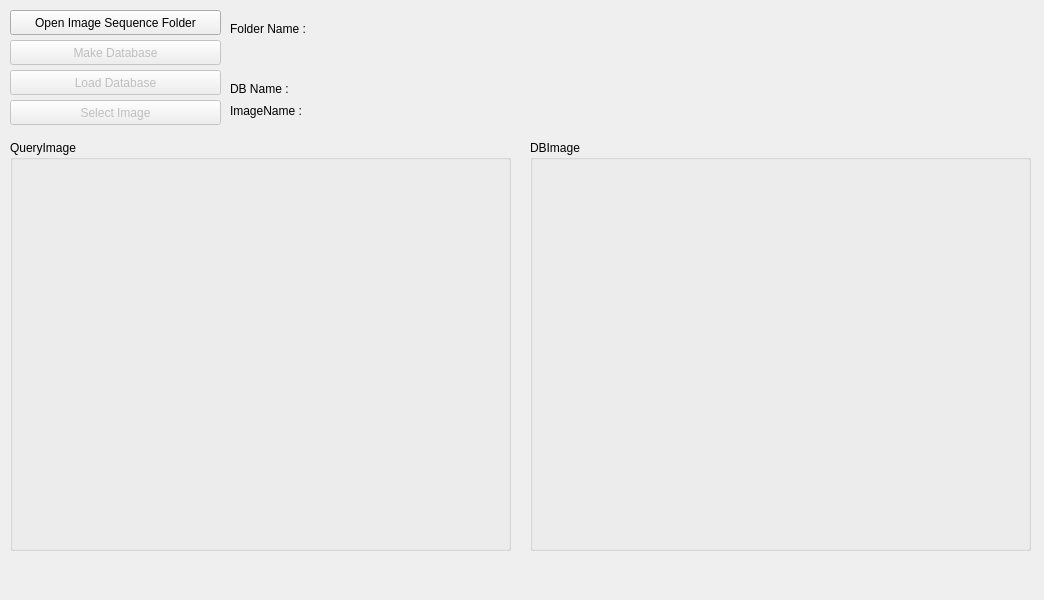
<?xml version="1.0" encoding="UTF-8"?>
<ui version="4.0">
 <class>MainWindow</class>
 <widget class="QMainWindow" name="MainWindow">
  <property name="windowModality">
   <enum>Qt::NonModal</enum>
  </property>
  <property name="geometry">
   <rect>
    <x>0</x>
    <y>0</y>
    <width>1044</width>
    <height>600</height>
   </rect>
  </property>
  <property name="windowTitle">
   <string>PlaceRecognition</string>
  </property>
  <widget class="QWidget" name="centralwidget">
   <widget class="QPushButton" name="buttonOpenSeq">
    <property name="geometry">
     <rect>
      <x>10</x>
      <y>10</y>
      <width>211</width>
      <height>25</height>
     </rect>
    </property>
    <property name="text">
     <string>Open Image Sequence Folder</string>
    </property>
   </widget>
   <widget class="QPushButton" name="buttonMakeDB">
    <property name="enabled">
     <bool>false</bool>
    </property>
    <property name="geometry">
     <rect>
      <x>10</x>
      <y>40</y>
      <width>211</width>
      <height>25</height>
     </rect>
    </property>
    <property name="text">
     <string>Make Database</string>
    </property>
   </widget>
   <widget class="QPushButton" name="buttonSelectQuery">
    <property name="enabled">
     <bool>false</bool>
    </property>
    <property name="geometry">
     <rect>
      <x>10</x>
      <y>100</y>
      <width>211</width>
      <height>25</height>
     </rect>
    </property>
    <property name="text">
     <string>Select Image</string>
    </property>
   </widget>
   <widget class="QLabel" name="label">
    <property name="geometry">
     <rect>
      <x>230</x>
      <y>20</y>
      <width>101</width>
      <height>17</height>
     </rect>
    </property>
    <property name="text">
     <string>Folder Name :</string>
    </property>
   </widget>
   <widget class="QPushButton" name="buttonLoadDB">
    <property name="enabled">
     <bool>false</bool>
    </property>
    <property name="geometry">
     <rect>
      <x>10</x>
      <y>70</y>
      <width>211</width>
      <height>25</height>
     </rect>
    </property>
    <property name="text">
     <string>Load Database</string>
    </property>
   </widget>
   <widget class="QLabel" name="label_2">
    <property name="geometry">
     <rect>
      <x>230</x>
      <y>80</y>
      <width>101</width>
      <height>17</height>
     </rect>
    </property>
    <property name="text">
     <string>DB Name : </string>
    </property>
   </widget>
   <widget class="QLabel" name="label_3">
    <property name="geometry">
     <rect>
      <x>230</x>
      <y>102</y>
      <width>101</width>
      <height>17</height>
     </rect>
    </property>
    <property name="text">
     <string>ImageName :</string>
    </property>
   </widget>
   <widget class="QLabel" name="labelSeqPath">
    <property name="geometry">
     <rect>
      <x>330</x>
      <y>20</y>
      <width>421</width>
      <height>17</height>
     </rect>
    </property>
    <property name="text">
     <string/>
    </property>
   </widget>
   <widget class="QLabel" name="labelDBPath">
    <property name="geometry">
     <rect>
      <x>310</x>
      <y>80</y>
      <width>421</width>
      <height>17</height>
     </rect>
    </property>
    <property name="text">
     <string/>
    </property>
   </widget>
   <widget class="QLabel" name="labelQuName">
    <property name="geometry">
     <rect>
      <x>320</x>
      <y>100</y>
      <width>421</width>
      <height>17</height>
     </rect>
    </property>
    <property name="text">
     <string/>
    </property>
   </widget>
   <widget class="QGroupBox" name="groupBox">
    <property name="geometry">
     <rect>
      <x>10</x>
      <y>140</y>
      <width>501</width>
      <height>411</height>
     </rect>
    </property>
    <property name="title">
     <string>QueryImage</string>
    </property>
    <widget class="QLabel" name="labelQueryImage">
     <property name="geometry">
      <rect>
       <x>20</x>
       <y>30</y>
       <width>471</width>
       <height>371</height>
      </rect>
     </property>
     <property name="text">
      <string/>
     </property>
    </widget>
   </widget>
   <widget class="QGroupBox" name="groupBox_2">
    <property name="geometry">
     <rect>
      <x>530</x>
      <y>140</y>
      <width>501</width>
      <height>411</height>
     </rect>
    </property>
    <property name="title">
     <string>DBImage</string>
    </property>
    <widget class="QLabel" name="labelDBImage">
     <property name="geometry">
      <rect>
       <x>10</x>
       <y>30</y>
       <width>471</width>
       <height>371</height>
      </rect>
     </property>
     <property name="text">
      <string/>
     </property>
    </widget>
   </widget>
  </widget>
 </widget>
 <resources/>
 <connections/>
</ui>
